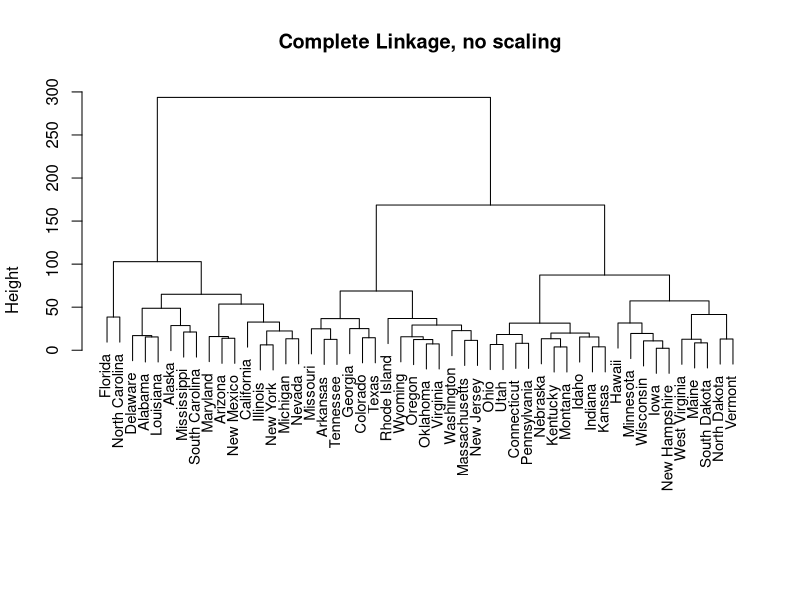
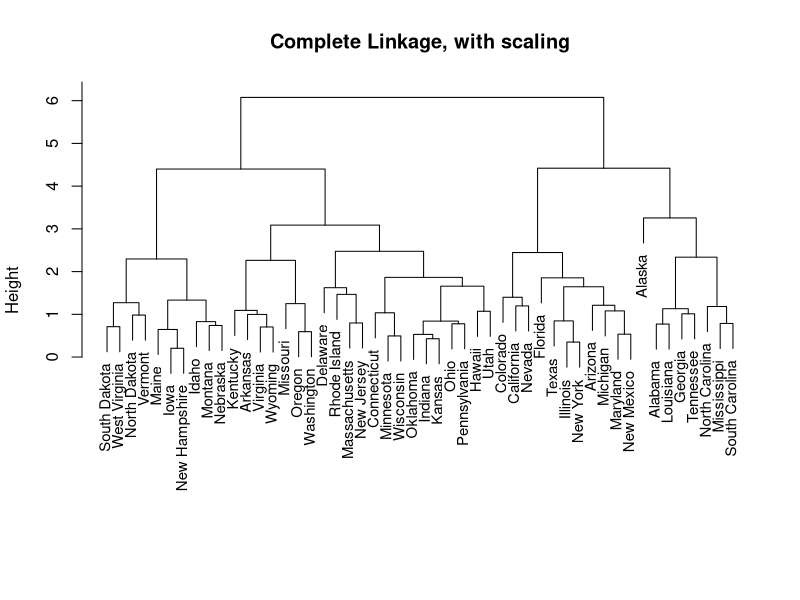
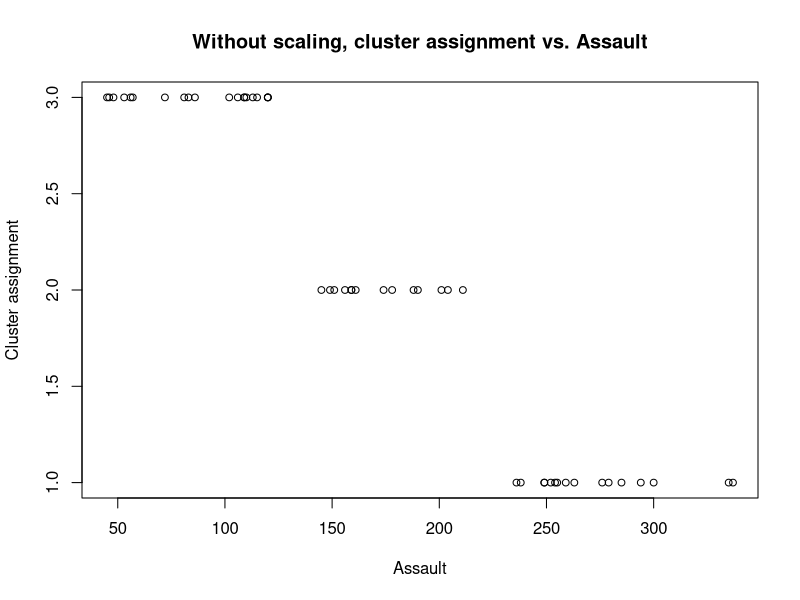

The R script that drew these images, in order:
## ---- chunk 1

hc.complete=hclust(dist(USArrests), method="complete")
plot(hc.complete,main="Complete Linkage, no scaling", xlab="", sub="",
cex =.9)
## ---- chunk 2
cluster_assignment <- cutree(hc.complete, 3)
print(cluster_assignment)
## ---- chunk 3
s_ar=scale(USArrests)
hc.scaled=hclust(dist(s_ar), method="complete")
## ---- chunk 4
plot(hc.scaled,main="Complete Linkage, with scaling", xlab="", sub="",
cex =.9)
## ---- chunk 5
attr(s_ar,"scaled:scale")
## ---- chunk 6
plot(USArrests[,2], unname(cluster_assignment),main="Without scaling, cluster assignment vs. Assault", xlab="Assault", ylab="Cluster assignment",sub="",
cex =.9)
